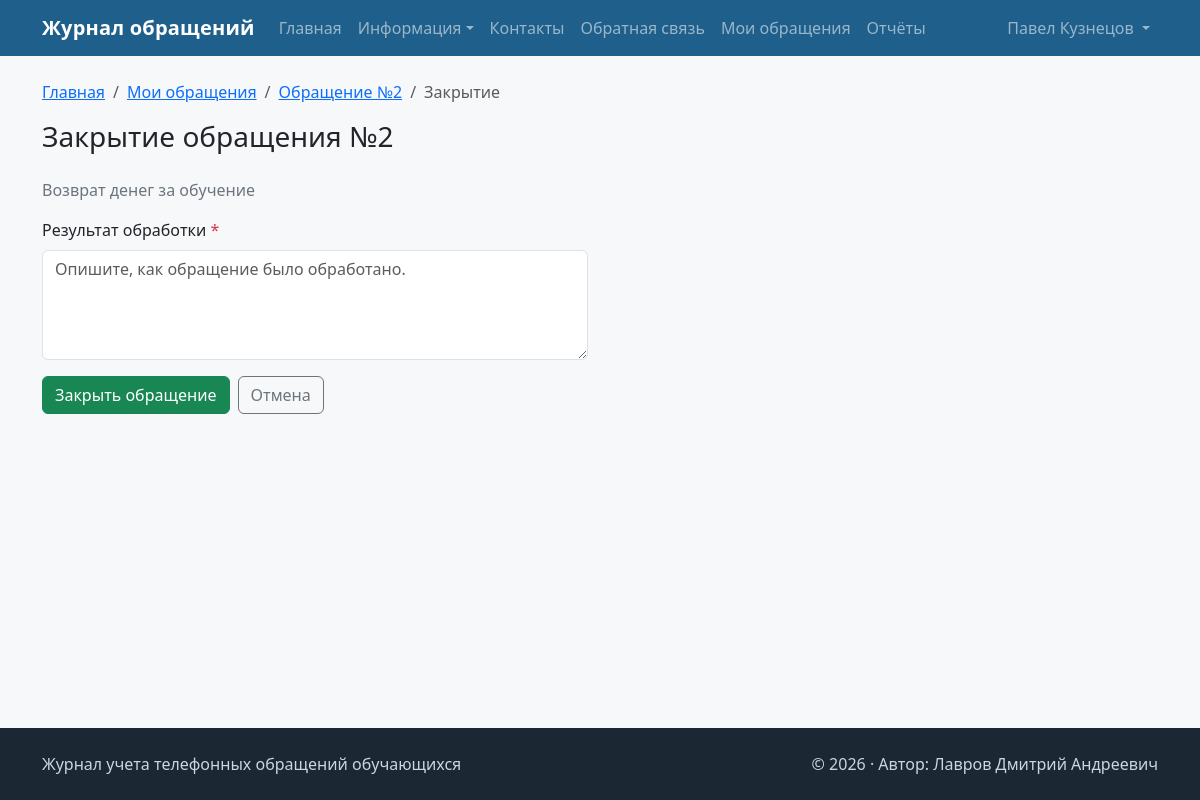
The page /cabinet/appeals/2/close/ (signed in) on the database its author committed.
### users/models.py (models this page shows, shortened)
class User(AbstractUser):
    username = None
    email = models.EmailField(
        verbose_name=_("Email"),
        unique=True,
    )
    USERNAME_FIELD = "email"
    REQUIRED_FIELDS = []
    objects = EmailUserManager()
    class Meta(AbstractUser.Meta):
        verbose_name = _("User")
        verbose_name_plural = _("Users")
        ordering = ["-date_joined", "id"]

### appeals/models.py (models this page shows, shortened)
class Appeal(models.Model):
    NORMALIZED_FIELDS: ClassVar[NormalizedFields] = {
        "student_full_name": normalize_spaces,
        "student_phone": normalize_phone,
        "summary": normalize_spaces,
    }
    class Status(models.TextChoices):
        NEW = "new", _("New")
        IN_PROGRESS = "in_progress", _("In progress")
        CLOSED = "closed", _("Closed")
    student_full_name = models.CharField(
        _("Student full name"),
        max_length=255,
    )
    student_phone = models.CharField(
        _("Student phone"),
        max_length=50,
        validators=[
            validate_phone,
        ],
    )
    summary = models.CharField(
        _("Summary"),
        max_length=255,
    )
    description = models.TextField(
        _("Description"),
    )
    category = models.ForeignKey(
        AppealCategory,
        verbose_name=_("Category"),
        on_delete=models.PROTECT,
        related_name="appeals",
    )
    department = models.ForeignKey(
        Department,
        verbose_name=_("Department"),
        on_delete=models.PROTECT,
        related_name="appeals",
    )
    status = models.CharField(
        _("Status"),
        max_length=20,
        choices=Status.choices,
        default=Status.NEW,
    )
    due_at = models.DateTimeField(
        _("Due at"),
    )
    result = models.TextField(
        _("Result"),
        blank=True,
    )
    accepted_by = models.ForeignKey(
        settings.AUTH_USER_MODEL,
        verbose_name=_("Accepted by"),
        on_delete=models.PROTECT,
        related_name="accepted_appeals",
        blank=True,
        null=True,
    )
    created_by = models.ForeignKey(
        settings.AUTH_USER_MODEL,
        verbose_name=_("Created by"),
        on_delete=models.PROTECT,
        related_name="created_appeals",
    )
    created_at = models.DateTimeField(
        _("Created at"),
        default=timezone.now,
    )
    updated_at = models.DateTimeField(
        _("Updated at"),
        auto_now=True,
    )
    accepted_at = models.DateTimeField(
        _("Accepted at"),
        blank=True,
        null=True,
    )
    closed_at = models.DateTimeField(
        _("Closed at"),
        blank=True,
        null=True,
    )
    class Meta:
        verbose_name = _("Appeal")
        verbose_name_plural = _("Appeals")
        ordering = ["-created_at", "-pk"]
        permissions = [
            (START_APPEAL_PROCESSING_CODENAME, _("Can start appeal processing")),
            (COMMENT_APPEAL_CODENAME, _("Can comment appeal")),
            (CLOSE_APPEAL_CODENAME, _("Can close appeal")),
            (TRANSFER_APPEAL_CODENAME, _("Can transfer appeal")),
        ]

### appeals/views.py (the view, shortened to what this page needs)
class AppealCloseView(LoginRequiredMixin, PermissionRequiredMixin, FormView):
    permission_required = CLOSE_APPEAL_PERMISSION
    template_name = "appeals/appeal_close.html"
    form_class = AppealCloseForm
    def get(self, request, *args, **kwargs):
        self._load_appeal()
        return super().get(request, *args, **kwargs)
    def _load_appeal(self):
        self.appeal = get_object_or_404(
            visible_appeals_for(self.request.user),
            pk=self.kwargs["pk"],
        )
    def get_context_data(self, **kwargs):
        context = super().get_context_data(**kwargs)
        context["appeal"] = self.appeal
        context["breadcrumbs"] = [
            {"label": "Мои обращения", "url": reverse("appeals:appeal_list")},
            {
                "label": f"Обращение №{self.appeal.pk}",
                "url": reverse("appeals:appeal_detail", kwargs={"pk": self.appeal.pk}),
            },
            {"label": "Закрытие"},
        ]
        return context

### appeals/forms.py
class AppealCloseForm(BootstrapFormMixin, forms.Form):
    result = forms.CharField(
        label="Результат обработки",
        widget=forms.Textarea(
            attrs={
                "rows": 4,
                "placeholder": "Опишите, как обращение было обработано.",
            },
        ),
        error_messages={"required": "Опишите результат обработки."},
    )

### appeals/access.py (called while the page is built)
def visible_appeals_for(user: User) -> QuerySet[Appeal]:
    if not _can_use_app(user) or not user.has_perm(VIEW_APPEAL_PERMISSION):
        return Appeal.objects.none()
    if _has_full_appeal_access(user):
        return Appeal.objects.all()
    filters = Q()
    if user.has_perm(ADD_APPEAL_PERMISSION):
        filters |= Q(created_by=user)
    if _has_department_appeal_access(user):
        filters |= Q(department__members=user)
    if not filters:
        return Appeal.objects.none()
    return Appeal.objects.filter(filters).distinct()

def _can_use_app(user: User) -> bool:
    return user.is_authenticated and user.is_active

def _has_full_appeal_access(user: User) -> bool:
    return user.is_superuser or user.has_perm(CHANGE_APPEAL_PERMISSION)

def _has_department_appeal_access(user: User) -> bool:
    return user.has_perm(START_APPEAL_PROCESSING_PERMISSION) or user.has_perm(
        TRANSFER_APPEAL_PERMISSION
    )

### core/forms.py (called while the page is built)
def _control_class_for(widget: forms.Widget) -> str:
    if isinstance(widget, (forms.CheckboxInput, forms.RadioSelect)):
        return "form-check-input"
    if isinstance(widget, forms.Select):
        return "form-select"
    return "form-control"

def _add_class(widget: forms.Widget, css_class: str) -> None:
    classes = widget.attrs.get("class", "").split()
    if css_class not in classes:
        classes.append(css_class)
        widget.attrs["class"] = " ".join(classes)

### templates/appeals/appeal_close.html (shortened to what this page needs)
{% extends "base.html" %}
{% block content %}
  <h1 class="h3 mb-4">Закрытие обращения №{{ appeal.pk }}</h1>
  <div class="row">
    <div class="col-lg-8 col-xl-6">
      <p class="text-secondary">{{ appeal.summary }}</p>
      <form method="post" novalidate>
        {% include "_field.html" with field=form.result %}
        <div class="d-flex gap-2">
          <button type="submit" class="btn btn-success">Закрыть обращение</button>
          <a href="{% url 'appeals:appeal_detail' appeal.pk %}" class="btn btn-outline-secondary">Отмена</a>
        </div>
      </form>
    </div>
  </div>
{% endblock %}

### templates/_navbar.html (shortened to what this page needs)
<nav class="navbar navbar-expand-lg navbar-dark" aria-label="Основная навигация">
  <div class="container">
    <a class="navbar-brand" href="{% url 'public:home' %}">Журнал обращений</a>
    <div class="collapse navbar-collapse" id="primary-nav">
      {% with view_name=request.resolver_match.view_name %}
      {% with info_views="public:about public:how_to public:process public:categories public:analytics public:faq public:documents" %}
      <ul class="navbar-nav me-auto mb-2 mb-lg-0">
        <li class="nav-item">
          <a class="nav-link{% if view_name == 'public:home' %} active{% endif %}"
             href="{% url 'public:home' %}">Главная</a>
        </li>
        <li class="nav-item dropdown">
          <a class="nav-link dropdown-toggle{% if view_name in info_views %} active{% endif %}"
             href="#" id="info-menu" role="button" data-bs-toggle="dropdown"
             aria-expanded="false"
             {% if view_name in info_views %}aria-current="page"{% endif %}>Информация</a>
        </li>
        <li class="nav-item">
          <a class="nav-link{% if view_name == 'public:contacts' %} active{% endif %}"
             href="{% url 'public:contacts' %}">Контакты</a>
        </li>
        <li class="nav-item">
          <a class="nav-link{% if view_name == 'public:feedback' %} active{% endif %}"
             href="{% url 'public:feedback' %}">Обратная связь</a>
        </li>
        {% if perms.appeals.view_appeal %}
          <li class="nav-item">
            <a class="nav-link{% if view_name == 'appeals:appeal_list' %} active{% endif %}"
               href="{% url 'appeals:appeal_list' %}">Мои обращения</a>
          </li>
          <li class="nav-item">
            <a class="nav-link{% if view_name == 'appeals:appeal_report' %} active{% endif %}"
               href="{% url 'appeals:appeal_report' %}">Отчёты</a>
          </li>
        {% endif %}
      </ul>
      <ul class="navbar-nav ms-auto mb-2 mb-lg-0">
        {% if user.is_authenticated %}
          <li class="nav-item dropdown">
            <a class="nav-link dropdown-toggle" href="#" id="user-menu" role="button"
               data-bs-toggle="dropdown" aria-expanded="false">
              {{ user.get_full_name|default:user.email }}
            </a>
          </li>
        {% else %}
          <li class="nav-item">
            <a class="nav-link{% if view_name == 'login' %} active{% endif %}"
               {% if view_name == 'login' %}aria-current="page"{% endif %}
               href="{% url 'login' %}">Войти</a>
          </li>
        {% endif %}
      </ul>
      {% endwith %}
      {% endwith %}
    </div>
  </div>
</nav>

### static/css/app.css (style rules this page uses)
:root { --app-accent: #1f5f8b; --app-accent-dark: #174b6e; --app-bg: #f6f8fa; --app-footer-bg: #1b2733; --app-footer-fg: #cdd6df; }
body { background-color: var(--app-bg); display: flex; flex-direction: column; min-height: 100vh; }
.navbar-brand { font-weight: 600; letter-spacing: 0.01em; }
.site-header .navbar { background-color: var(--app-accent); }

### rows shown on the page
User: get_full_name "Павел Кузнецов"
Appeal: pk "2", summary "Возврат денег за обучение"

### other values the page prints
{{ crumb.label }} "Мои обращения" "Обращение №2"
{{ crumb.label }} "Закрытие"
{{ field.label }} "Результат обработки"
